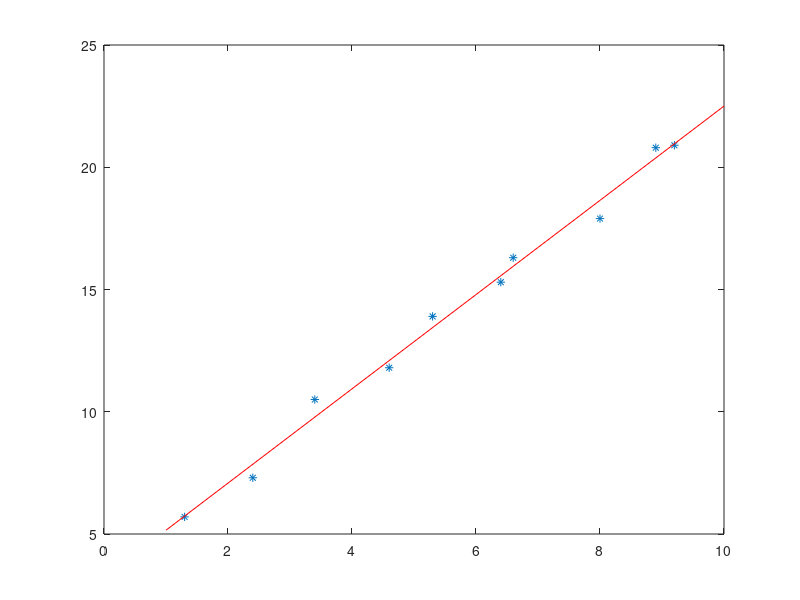

MATLAB code for this plot:
x = [1.3 2.4 3.4 4.6 5.3 6.6 6.4 8.0 8.9 9.2];
y = [5.7 7.3 10.5 11.8 13.9 16.3 15.3 17.9 20.8 20.9];

%plot(x,y)

if length(x) != length(y)
   "Error: Both Vectors should be of same length"
endif

% Sumation of (X_i^2)
Square_X_i = 0;
X_i =0;
XY_i = 0;
Y_i = 0;

for i = 1:length(x)
    Square_X_i = Square_X_i + x(i)^2;
    X_i = X_i  + x(i);
    XY_i = XY_i + x(i)*y(i);
    Y_i = Y_i + y(i);
    
endfor

A = [Square_X_i X_i; X_i length(x)]
B = [XY_i ; Y_i]

X = inv(A)*B

for i = 1:10
    Y(i) = X(1)*i + X(2);
endfor
i = 1:10;
plot(x,y,'*')
hold on
plot(i,Y,'r')



